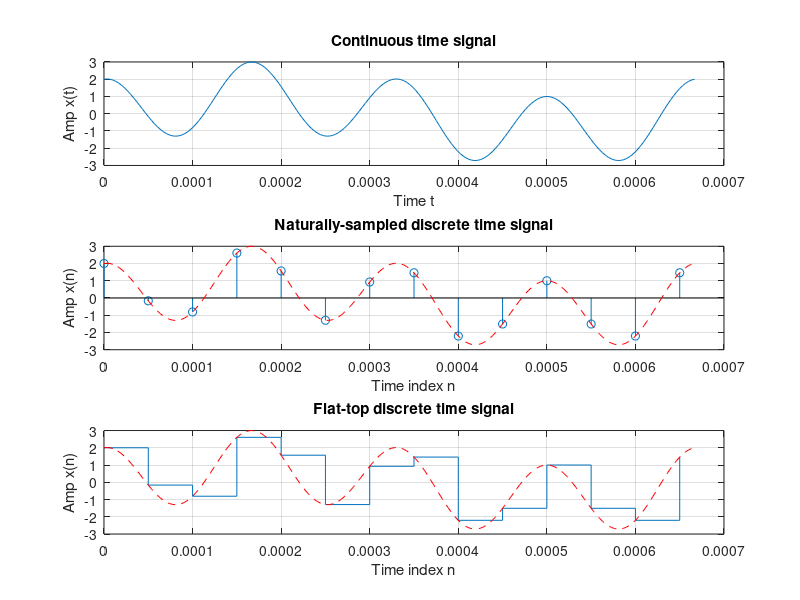

MATLAB code to generate this figure:
function B2
clc;clear all;close all;
% Prob.2: An audio signal includes two sinusoidal components whose frequencies are 1500 Hz
% and 6000 Hz is sampled at the sampling rate of 20 kHz.
% a. Plot the above audio signal.
% b. Plot the naturally sampled signal.
% c. Plot the flat-top signal.
% Using the approriate commands such as xlabel, ylabel, and title to denote all figures.
f1=1500;
f2=6000;
fs=20000;
% T1=1/f1;
% T2=1/f2;
Ts=1/fs;
T=1/gcd(f1,f2); % period of x(t)
A=1;
B=2;
t=linspace(0,T,200);
xt=A*sin(2*pi*f1*t)+B*cos(2*pi*f2*t);
ts=0:Ts:T; % sampling time
xts=A*sin(2*pi*f1*ts)+B*cos(2*pi*f2*ts); % x(t) is sampled with Ts
subplot(311);
plot(t,xt);
xlabel('Time t');
ylabel('Amp x(t)');
title('Continuous time signal');
grid;
subplot(312);
stem(ts,xts);
hold on;
plot(t,xt,'r--');
xlabel('Time index n');
ylabel('Amp x(n)');
title('Naturally-sampled discrete time signal');
grid;
subplot(313);
stairs(ts,xts);
hold on;
plot(t,xt,'r--');
xlabel('Time index n');
ylabel('Amp x(n)');
title('Flat-top discrete time signal');
grid;
end